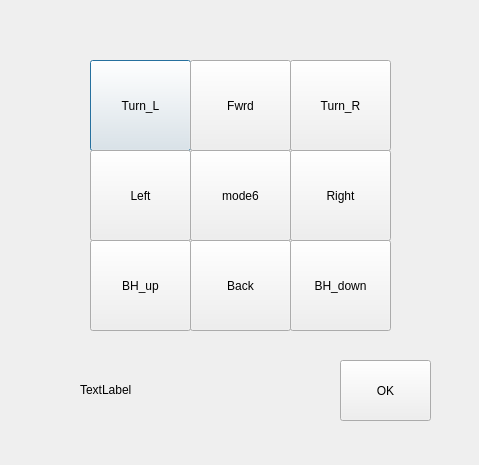
<?xml version="1.0" encoding="UTF-8"?>
<ui version="4.0">
 <class>Dialog</class>
 <widget class="QDialog" name="Dialog">
  <property name="geometry">
   <rect>
    <x>0</x>
    <y>0</y>
    <width>479</width>
    <height>465</height>
   </rect>
  </property>
  <property name="windowTitle">
   <string>Dialog</string>
  </property>
  <widget class="QPushButton" name="btn_q">
   <property name="geometry">
    <rect>
     <x>90</x>
     <y>60</y>
     <width>101</width>
     <height>91</height>
    </rect>
   </property>
   <property name="text">
    <string>Turn_L</string>
   </property>
  </widget>
  <widget class="QPushButton" name="btn_w">
   <property name="geometry">
    <rect>
     <x>190</x>
     <y>60</y>
     <width>101</width>
     <height>91</height>
    </rect>
   </property>
   <property name="text">
    <string>Fwrd</string>
   </property>
  </widget>
  <widget class="QPushButton" name="btn_a">
   <property name="geometry">
    <rect>
     <x>90</x>
     <y>150</y>
     <width>101</width>
     <height>91</height>
    </rect>
   </property>
   <property name="text">
    <string>Left</string>
   </property>
  </widget>
  <widget class="QPushButton" name="btn_d">
   <property name="geometry">
    <rect>
     <x>290</x>
     <y>150</y>
     <width>101</width>
     <height>91</height>
    </rect>
   </property>
   <property name="text">
    <string>Right</string>
   </property>
  </widget>
  <widget class="QPushButton" name="btn_s">
   <property name="geometry">
    <rect>
     <x>190</x>
     <y>240</y>
     <width>101</width>
     <height>91</height>
    </rect>
   </property>
   <property name="text">
    <string>Back</string>
   </property>
  </widget>
  <widget class="QPushButton" name="btn_e">
   <property name="geometry">
    <rect>
     <x>290</x>
     <y>60</y>
     <width>101</width>
     <height>91</height>
    </rect>
   </property>
   <property name="text">
    <string>Turn_R</string>
   </property>
  </widget>
  <widget class="QPushButton" name="btn_c">
   <property name="geometry">
    <rect>
     <x>290</x>
     <y>240</y>
     <width>101</width>
     <height>91</height>
    </rect>
   </property>
   <property name="text">
    <string>BH_down</string>
   </property>
  </widget>
  <widget class="QPushButton" name="btn_z">
   <property name="geometry">
    <rect>
     <x>90</x>
     <y>240</y>
     <width>101</width>
     <height>91</height>
    </rect>
   </property>
   <property name="text">
    <string>BH_up</string>
   </property>
  </widget>
  <widget class="QPushButton" name="btn_x">
   <property name="geometry">
    <rect>
     <x>190</x>
     <y>150</y>
     <width>101</width>
     <height>91</height>
    </rect>
   </property>
   <property name="text">
    <string>mode6</string>
   </property>
  </widget>
  <widget class="QPushButton" name="btn_ok">
   <property name="geometry">
    <rect>
     <x>340</x>
     <y>360</y>
     <width>91</width>
     <height>61</height>
    </rect>
   </property>
   <property name="text">
    <string>OK</string>
   </property>
  </widget>
  <widget class="QLabel" name="command">
   <property name="geometry">
    <rect>
     <x>80</x>
     <y>380</y>
     <width>241</width>
     <height>20</height>
    </rect>
   </property>
   <property name="text">
    <string>TextLabel</string>
   </property>
  </widget>
 </widget>
 <resources/>
 <connections/>
</ui>
